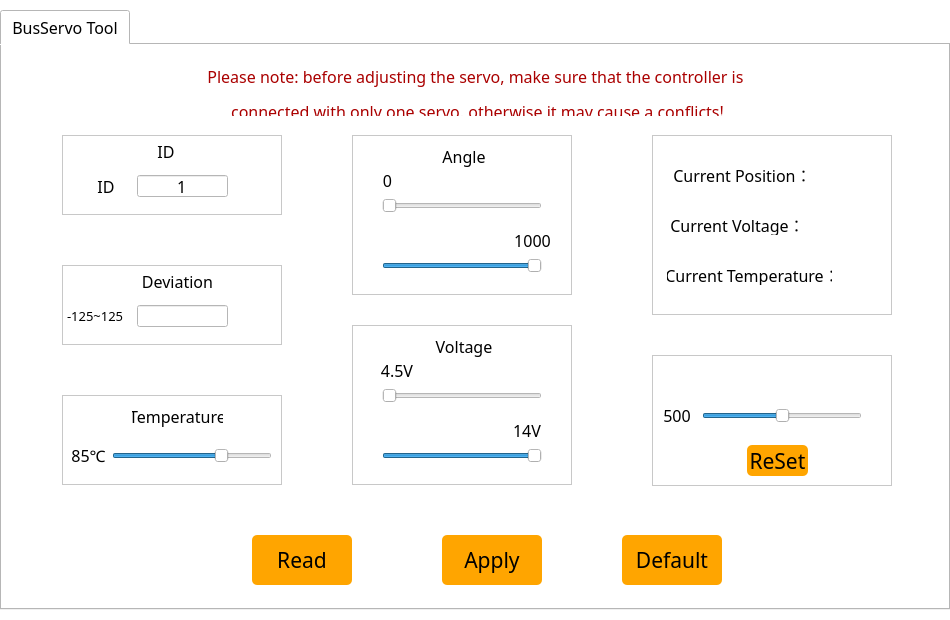
<?xml version="1.0" encoding="UTF-8"?>
<ui version="4.0">
 <class>Form</class>
 <widget class="QWidget" name="Form">
  <property name="windowModality">
   <enum>Qt::NonModal</enum>
  </property>
  <property name="enabled">
   <bool>true</bool>
  </property>
  <property name="geometry">
   <rect>
    <x>0</x>
    <y>0</y>
    <width>950</width>
    <height>620</height>
   </rect>
  </property>
  <property name="minimumSize">
   <size>
    <width>0</width>
    <height>0</height>
   </size>
  </property>
  <property name="maximumSize">
   <size>
    <width>950</width>
    <height>620</height>
   </size>
  </property>
  <property name="font">
   <font>
    <family>Arial</family>
    <pointsize>11</pointsize>
   </font>
  </property>
  <property name="focusPolicy">
   <enum>Qt::NoFocus</enum>
  </property>
  <property name="contextMenuPolicy">
   <enum>Qt::NoContextMenu</enum>
  </property>
  <property name="acceptDrops">
   <bool>false</bool>
  </property>
  <property name="windowTitle">
   <string>BusServo 2.0</string>
  </property>
  <property name="autoFillBackground">
   <bool>false</bool>
  </property>
  <property name="styleSheet">
   <string notr="true">background-color: rgb(255, 255, 255);</string>
  </property>
  <widget class="QTabWidget" name="tabWidget">
   <property name="geometry">
    <rect>
     <x>0</x>
     <y>10</y>
     <width>950</width>
     <height>600</height>
    </rect>
   </property>
   <property name="font">
    <font>
     <family>黑体</family>
     <pointsize>12</pointsize>
    </font>
   </property>
   <property name="currentIndex">
    <number>0</number>
   </property>
   <widget class="QWidget" name="tab_2">
    <attribute name="title">
     <string>BusServo Tool</string>
    </attribute>
    <widget class="QPushButton" name="pushButton_read">
     <property name="geometry">
      <rect>
       <x>250</x>
       <y>490</y>
       <width>100</width>
       <height>50</height>
      </rect>
     </property>
     <property name="font">
      <font>
       <family>黑体</family>
       <pointsize>16</pointsize>
      </font>
     </property>
     <property name="styleSheet">
      <string notr="true">QPushButton{background-color: rgb(255, 165, 0);}
QPushButton:hover{background-color:  rgb(255, 210, 0);}
QPushButton{border-radius:5px;}</string>
     </property>
     <property name="text">
      <string>Read</string>
     </property>
    </widget>
    <widget class="QPushButton" name="pushButton_set">
     <property name="geometry">
      <rect>
       <x>440</x>
       <y>490</y>
       <width>100</width>
       <height>50</height>
      </rect>
     </property>
     <property name="font">
      <font>
       <family>黑体</family>
       <pointsize>16</pointsize>
      </font>
     </property>
     <property name="styleSheet">
      <string notr="true">QPushButton{background-color: rgb(255, 165, 0);}
QPushButton:hover{background-color:  rgb(255, 210, 0);}
QPushButton{border-radius:5px;}</string>
     </property>
     <property name="text">
      <string>Apply</string>
     </property>
    </widget>
    <widget class="QPushButton" name="pushButton_default">
     <property name="geometry">
      <rect>
       <x>620</x>
       <y>490</y>
       <width>100</width>
       <height>50</height>
      </rect>
     </property>
     <property name="font">
      <font>
       <family>黑体</family>
       <pointsize>16</pointsize>
      </font>
     </property>
     <property name="styleSheet">
      <string notr="true">QPushButton{background-color: rgb(255, 165, 0);}
QPushButton:hover{background-color:  rgb(255, 210, 0);}
QPushButton{border-radius:5px;}</string>
     </property>
     <property name="text">
      <string>Default</string>
     </property>
    </widget>
    <widget class="QWidget" name="widget" native="true">
     <property name="geometry">
      <rect>
       <x>350</x>
       <y>90</y>
       <width>220</width>
       <height>160</height>
      </rect>
     </property>
     <property name="styleSheet">
      <string notr="true">#widget {border:1px solid #242424;
border-color: rgb(200, 200, 200);}</string>
     </property>
     <widget class="QLabel" name="label_17">
      <property name="geometry">
       <rect>
        <x>80</x>
        <y>10</y>
        <width>64</width>
        <height>22</height>
       </rect>
      </property>
      <property name="font">
       <font>
        <family>黑体</family>
        <pointsize>12</pointsize>
       </font>
      </property>
      <property name="text">
       <string>Angle</string>
      </property>
      <property name="alignment">
       <set>Qt::AlignCenter</set>
      </property>
     </widget>
     <widget class="QSlider" name="horizontalSlider_servoMin">
      <property name="geometry">
       <rect>
        <x>30</x>
        <y>60</y>
        <width>160</width>
        <height>22</height>
       </rect>
      </property>
      <property name="maximum">
       <number>1000</number>
      </property>
      <property name="pageStep">
       <number>1</number>
      </property>
      <property name="orientation">
       <enum>Qt::Horizontal</enum>
      </property>
     </widget>
     <widget class="QSlider" name="horizontalSlider_servoMax">
      <property name="geometry">
       <rect>
        <x>30</x>
        <y>120</y>
        <width>160</width>
        <height>22</height>
       </rect>
      </property>
      <property name="minimum">
       <number>0</number>
      </property>
      <property name="maximum">
       <number>1000</number>
      </property>
      <property name="pageStep">
       <number>1</number>
      </property>
      <property name="value">
       <number>1000</number>
      </property>
      <property name="orientation">
       <enum>Qt::Horizontal</enum>
      </property>
     </widget>
     <widget class="QLabel" name="label_servoMin">
      <property name="geometry">
       <rect>
        <x>15</x>
        <y>30</y>
        <width>41</width>
        <height>31</height>
       </rect>
      </property>
      <property name="font">
       <font>
        <family>黑体</family>
        <pointsize>12</pointsize>
       </font>
      </property>
      <property name="text">
       <string>0</string>
      </property>
      <property name="alignment">
       <set>Qt::AlignCenter</set>
      </property>
     </widget>
     <widget class="QLabel" name="label_servoMax">
      <property name="geometry">
       <rect>
        <x>160</x>
        <y>90</y>
        <width>41</width>
        <height>31</height>
       </rect>
      </property>
      <property name="font">
       <font>
        <family>黑体</family>
        <pointsize>12</pointsize>
       </font>
      </property>
      <property name="text">
       <string>1000</string>
      </property>
      <property name="alignment">
       <set>Qt::AlignCenter</set>
      </property>
     </widget>
    </widget>
    <widget class="QWidget" name="widget_6" native="true">
     <property name="geometry">
      <rect>
       <x>350</x>
       <y>280</y>
       <width>220</width>
       <height>160</height>
      </rect>
     </property>
     <property name="styleSheet">
      <string notr="true">#widget_6 {border:1px solid #242424;
border-color: rgb(200, 200, 200);}</string>
     </property>
     <widget class="QLabel" name="label_19">
      <property name="geometry">
       <rect>
        <x>80</x>
        <y>10</y>
        <width>64</width>
        <height>22</height>
       </rect>
      </property>
      <property name="font">
       <font>
        <family>黑体</family>
        <pointsize>12</pointsize>
       </font>
      </property>
      <property name="text">
       <string>Voltage</string>
      </property>
      <property name="alignment">
       <set>Qt::AlignCenter</set>
      </property>
     </widget>
     <widget class="QSlider" name="horizontalSlider_servoMinV">
      <property name="geometry">
       <rect>
        <x>30</x>
        <y>60</y>
        <width>160</width>
        <height>22</height>
       </rect>
      </property>
      <property name="minimum">
       <number>45</number>
      </property>
      <property name="maximum">
       <number>140</number>
      </property>
      <property name="pageStep">
       <number>1</number>
      </property>
      <property name="orientation">
       <enum>Qt::Horizontal</enum>
      </property>
     </widget>
     <widget class="QSlider" name="horizontalSlider_servoMaxV">
      <property name="geometry">
       <rect>
        <x>30</x>
        <y>120</y>
        <width>160</width>
        <height>22</height>
       </rect>
      </property>
      <property name="minimum">
       <number>45</number>
      </property>
      <property name="maximum">
       <number>140</number>
      </property>
      <property name="pageStep">
       <number>1</number>
      </property>
      <property name="value">
       <number>140</number>
      </property>
      <property name="orientation">
       <enum>Qt::Horizontal</enum>
      </property>
     </widget>
     <widget class="QLabel" name="label_servoMinV">
      <property name="geometry">
       <rect>
        <x>20</x>
        <y>30</y>
        <width>50</width>
        <height>31</height>
       </rect>
      </property>
      <property name="font">
       <font>
        <family>黑体</family>
        <pointsize>12</pointsize>
       </font>
      </property>
      <property name="text">
       <string>4.5V</string>
      </property>
      <property name="alignment">
       <set>Qt::AlignCenter</set>
      </property>
     </widget>
     <widget class="QLabel" name="label_servoMaxV">
      <property name="geometry">
       <rect>
        <x>150</x>
        <y>90</y>
        <width>50</width>
        <height>31</height>
       </rect>
      </property>
      <property name="font">
       <font>
        <family>黑体</family>
        <pointsize>12</pointsize>
       </font>
      </property>
      <property name="text">
       <string>14V</string>
      </property>
      <property name="alignment">
       <set>Qt::AlignCenter</set>
      </property>
     </widget>
    </widget>
    <widget class="QWidget" name="widget_7" native="true">
     <property name="geometry">
      <rect>
       <x>60</x>
       <y>350</y>
       <width>220</width>
       <height>90</height>
      </rect>
     </property>
     <property name="styleSheet">
      <string notr="true">#widget_7 {border:1px solid #242424;
border-color: rgb(200, 200, 200);}</string>
     </property>
     <widget class="QSlider" name="horizontalSlider_servoTemp">
      <property name="geometry">
       <rect>
        <x>50</x>
        <y>50</y>
        <width>160</width>
        <height>22</height>
       </rect>
      </property>
      <property name="minimum">
       <number>50</number>
      </property>
      <property name="maximum">
       <number>100</number>
      </property>
      <property name="pageStep">
       <number>1</number>
      </property>
      <property name="value">
       <number>85</number>
      </property>
      <property name="orientation">
       <enum>Qt::Horizontal</enum>
      </property>
      <property name="tickPosition">
       <enum>QSlider::NoTicks</enum>
      </property>
     </widget>
     <widget class="QLabel" name="label_20">
      <property name="geometry">
       <rect>
        <x>70</x>
        <y>10</y>
        <width>91</width>
        <height>22</height>
       </rect>
      </property>
      <property name="font">
       <font>
        <family>黑体</family>
        <pointsize>12</pointsize>
       </font>
      </property>
      <property name="text">
       <string>Temperature</string>
      </property>
      <property name="alignment">
       <set>Qt::AlignCenter</set>
      </property>
     </widget>
     <widget class="QLabel" name="label_servoTemp">
      <property name="geometry">
       <rect>
        <x>4</x>
        <y>45</y>
        <width>45</width>
        <height>30</height>
       </rect>
      </property>
      <property name="font">
       <font>
        <family>黑体</family>
        <pointsize>12</pointsize>
       </font>
      </property>
      <property name="text">
       <string>85℃</string>
      </property>
      <property name="alignment">
       <set>Qt::AlignCenter</set>
      </property>
     </widget>
    </widget>
    <widget class="QWidget" name="widget_8" native="true">
     <property name="geometry">
      <rect>
       <x>650</x>
       <y>90</y>
       <width>240</width>
       <height>180</height>
      </rect>
     </property>
     <property name="styleSheet">
      <string notr="true">#widget_8 {border:1px solid #242424;
border-color: rgb(200, 200, 200);}</string>
     </property>
     <widget class="QLabel" name="label_21">
      <property name="geometry">
       <rect>
        <x>15</x>
        <y>30</y>
        <width>151</width>
        <height>20</height>
       </rect>
      </property>
      <property name="font">
       <font>
        <family>黑体</family>
        <pointsize>12</pointsize>
       </font>
      </property>
      <property name="text">
       <string>Current Position：</string>
      </property>
      <property name="alignment">
       <set>Qt::AlignCenter</set>
      </property>
     </widget>
     <widget class="QLabel" name="label_22">
      <property name="geometry">
       <rect>
        <x>15</x>
        <y>130</y>
        <width>171</width>
        <height>20</height>
       </rect>
      </property>
      <property name="font">
       <font>
        <family>黑体</family>
        <pointsize>12</pointsize>
       </font>
      </property>
      <property name="text">
       <string>Current Temperature：</string>
      </property>
      <property name="alignment">
       <set>Qt::AlignCenter</set>
      </property>
     </widget>
     <widget class="QLabel" name="label_23">
      <property name="geometry">
       <rect>
        <x>15</x>
        <y>80</y>
        <width>141</width>
        <height>20</height>
       </rect>
      </property>
      <property name="font">
       <font>
        <family>黑体</family>
        <pointsize>12</pointsize>
       </font>
      </property>
      <property name="text">
       <string>Current Voltage：</string>
      </property>
      <property name="alignment">
       <set>Qt::AlignCenter</set>
      </property>
     </widget>
     <widget class="QLabel" name="label_servoCurrentP">
      <property name="geometry">
       <rect>
        <x>170</x>
        <y>25</y>
        <width>50</width>
        <height>31</height>
       </rect>
      </property>
      <property name="font">
       <font>
        <family>黑体</family>
        <pointsize>12</pointsize>
       </font>
      </property>
      <property name="text">
       <string/>
      </property>
      <property name="alignment">
       <set>Qt::AlignCenter</set>
      </property>
     </widget>
     <widget class="QLabel" name="label_servoCurrentV">
      <property name="geometry">
       <rect>
        <x>160</x>
        <y>75</y>
        <width>61</width>
        <height>31</height>
       </rect>
      </property>
      <property name="font">
       <font>
        <family>黑体</family>
        <pointsize>12</pointsize>
       </font>
      </property>
      <property name="text">
       <string/>
      </property>
      <property name="alignment">
       <set>Qt::AlignCenter</set>
      </property>
     </widget>
     <widget class="QLabel" name="label_servoCurrentTemp">
      <property name="geometry">
       <rect>
        <x>180</x>
        <y>125</y>
        <width>50</width>
        <height>30</height>
       </rect>
      </property>
      <property name="font">
       <font>
        <family>黑体</family>
        <pointsize>12</pointsize>
       </font>
      </property>
      <property name="text">
       <string/>
      </property>
      <property name="alignment">
       <set>Qt::AlignCenter</set>
      </property>
     </widget>
    </widget>
    <widget class="QWidget" name="widget_9" native="true">
     <property name="geometry">
      <rect>
       <x>60</x>
       <y>90</y>
       <width>220</width>
       <height>80</height>
      </rect>
     </property>
     <property name="styleSheet">
      <string notr="true">#widget_9 {border:1px solid #242424;
border-color: rgb(200, 200, 200);}</string>
     </property>
     <widget class="QLabel" name="label_11">
      <property name="geometry">
       <rect>
        <x>80</x>
        <y>5</y>
        <width>48</width>
        <height>22</height>
       </rect>
      </property>
      <property name="font">
       <font>
        <family>黑体</family>
        <pointsize>12</pointsize>
       </font>
      </property>
      <property name="text">
       <string>ID</string>
      </property>
      <property name="alignment">
       <set>Qt::AlignCenter</set>
      </property>
     </widget>
     <widget class="QLineEdit" name="lineEdit_servoID">
      <property name="geometry">
       <rect>
        <x>75</x>
        <y>40</y>
        <width>91</width>
        <height>22</height>
       </rect>
      </property>
      <property name="font">
       <font>
        <family>黑体</family>
        <pointsize>12</pointsize>
       </font>
      </property>
      <property name="text">
       <string>1</string>
      </property>
      <property name="alignment">
       <set>Qt::AlignCenter</set>
      </property>
     </widget>
     <widget class="QLabel" name="label_32">
      <property name="geometry">
       <rect>
        <x>20</x>
        <y>40</y>
        <width>48</width>
        <height>22</height>
       </rect>
      </property>
      <property name="font">
       <font>
        <family>黑体</family>
        <pointsize>12</pointsize>
       </font>
      </property>
      <property name="text">
       <string>ID</string>
      </property>
      <property name="alignment">
       <set>Qt::AlignCenter</set>
      </property>
     </widget>
    </widget>
    <widget class="QWidget" name="widget_10" native="true">
     <property name="geometry">
      <rect>
       <x>60</x>
       <y>220</y>
       <width>220</width>
       <height>80</height>
      </rect>
     </property>
     <property name="styleSheet">
      <string notr="true">#widget_10 {border:1px solid #242424;
border-color: rgb(200, 200, 200);}</string>
     </property>
     <widget class="QLabel" name="label_14">
      <property name="geometry">
       <rect>
        <x>75</x>
        <y>5</y>
        <width>81</width>
        <height>22</height>
       </rect>
      </property>
      <property name="font">
       <font>
        <family>黑体</family>
        <pointsize>12</pointsize>
       </font>
      </property>
      <property name="text">
       <string>Deviation</string>
      </property>
      <property name="alignment">
       <set>Qt::AlignCenter</set>
      </property>
     </widget>
     <widget class="QLineEdit" name="lineEdit_servoDev">
      <property name="geometry">
       <rect>
        <x>75</x>
        <y>40</y>
        <width>91</width>
        <height>22</height>
       </rect>
      </property>
      <property name="font">
       <font>
        <family>黑体</family>
        <pointsize>12</pointsize>
       </font>
      </property>
      <property name="alignment">
       <set>Qt::AlignCenter</set>
      </property>
     </widget>
     <widget class="QLabel" name="label_24">
      <property name="geometry">
       <rect>
        <x>5</x>
        <y>40</y>
        <width>65</width>
        <height>21</height>
       </rect>
      </property>
      <property name="font">
       <font>
        <family>黑体</family>
        <pointsize>10</pointsize>
       </font>
      </property>
      <property name="text">
       <string>-125~125</string>
      </property>
     </widget>
    </widget>
    <widget class="QWidget" name="widget_11" native="true">
     <property name="geometry">
      <rect>
       <x>650</x>
       <y>310</y>
       <width>240</width>
       <height>131</height>
      </rect>
     </property>
     <property name="styleSheet">
      <string notr="true">#widget_11 {border:1px solid #242424;
border-color: rgb(200, 200, 200);}</string>
     </property>
     <widget class="QSlider" name="horizontalSlider_servoMove">
      <property name="geometry">
       <rect>
        <x>50</x>
        <y>50</y>
        <width>160</width>
        <height>22</height>
       </rect>
      </property>
      <property name="minimum">
       <number>0</number>
      </property>
      <property name="maximum">
       <number>1000</number>
      </property>
      <property name="pageStep">
       <number>1</number>
      </property>
      <property name="value">
       <number>500</number>
      </property>
      <property name="orientation">
       <enum>Qt::Horizontal</enum>
      </property>
     </widget>
     <widget class="QLabel" name="label_servoMove">
      <property name="geometry">
       <rect>
        <x>5</x>
        <y>45</y>
        <width>40</width>
        <height>30</height>
       </rect>
      </property>
      <property name="font">
       <font>
        <family>黑体</family>
        <pointsize>12</pointsize>
       </font>
      </property>
      <property name="text">
       <string>500</string>
      </property>
      <property name="alignment">
       <set>Qt::AlignCenter</set>
      </property>
     </widget>
     <widget class="QPushButton" name="pushButton_resetPos">
      <property name="geometry">
       <rect>
        <x>95</x>
        <y>90</y>
        <width>61</width>
        <height>31</height>
       </rect>
      </property>
      <property name="font">
       <font>
        <family>黑体</family>
        <pointsize>16</pointsize>
       </font>
      </property>
      <property name="styleSheet">
       <string notr="true">QPushButton{background-color: rgb(255, 165, 0);}
QPushButton:hover{background-color:  rgb(255, 210, 0);}
QPushButton{border-radius:5px;}</string>
      </property>
      <property name="text">
       <string>ReSet</string>
      </property>
     </widget>
    </widget>
    <widget class="QLabel" name="label_36">
     <property name="geometry">
      <rect>
       <x>180</x>
       <y>20</y>
       <width>591</width>
       <height>51</height>
      </rect>
     </property>
     <property name="font">
      <font>
       <family>黑体</family>
       <pointsize>12</pointsize>
      </font>
     </property>
     <property name="text">
      <string>&lt;html&gt;&lt;head/&gt;&lt;body&gt;&lt;p&gt;&lt;span style=&quot; color:#aa0000;&quot;&gt;Please note: before adjusting the servo, make sure that the controller is &lt;/span&gt;&lt;/p&gt;&lt;p&gt;&lt;span style=&quot; color:#aa0000;&quot;&gt;connected with only one servo, otherwise it may cause a conflicts!&lt;/span&gt;&lt;/p&gt;&lt;/body&gt;&lt;/html&gt;</string>
     </property>
     <property name="alignment">
      <set>Qt::AlignCenter</set>
     </property>
    </widget>
   </widget>
  </widget>
 </widget>
 <resources/>
 <connections/>
</ui>
